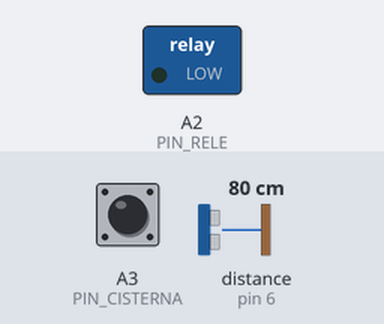
A sketch run on a simulated Arduino Uno, built with avr-gcc and run on an emulated ATmega328P. On the bench: switched loads named in the sketch (green lamp = pin HIGH). Wiring (inferred from the names in the program): ultrasonic range finder: trigger pin 7; echo pin 6. The inputs (shaded band) are chosen by the test bench; at power-on: distance to the obstacle (sensor on pin 6) 80 cm, A3 (PIN_CISTERNA) HIGH. The echo pulse lasts 58.3 µs per cm; pins used as bus, display or sensor lines are not drawn; what the sketch prints to the serial monitor is not drawn.

Above: at 1.2 s.
1.3 s: distance to the obstacle (sensor on pin 6) set to 2 cm
4.3 s: A3 (PIN_CISTERNA) pulled LOW for 3.2 s
9.0 s: distance to the obstacle (sensor on pin 6) set to 35 cm
12.0 s: A3 (PIN_CISTERNA) driven LOW
15.0 s: distance to the obstacle (sensor on pin 6) set to 86 cm
17.2 s: distance to the obstacle (sensor on pin 6) set to 93 cm
At 19.3 s:
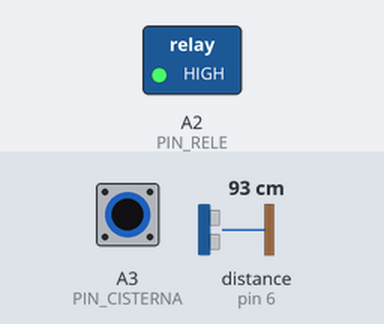
Timing chart, 0 to 39.5 s (numbered marks = the images above; inputs shaded):
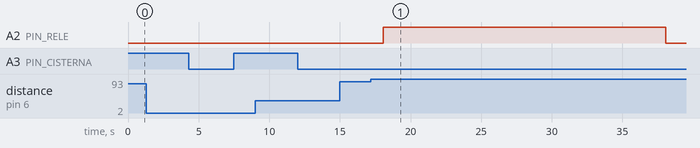

Measured:
- the behaviour switches between 89 and 90 cm on distance to the obstacle (sensor on pin 6) (found by bisection; images 0 and 1)
- after the input at 1.3 s, every drawn part: stays the same
- after the input at 4.3 s, every drawn part: stays the same
- after the input at 9.0 s, every drawn part: stays the same
- after the input at 12.0 s, every drawn part: stays the same
- after the input at 15.0 s, every drawn part: stays the same
- after the input at 17.2 s, A2 (PIN_RELE): LOW → HIGH after 0.87 s, → LOW 20.0 s later

The sketch:

control_llenado.ino
```cpp
/*
 * Sistema de Medición de Nivel de Agua + Control de Llenado
 * ----------------------------------------------------------
 * El Arduino da la orden de llenado cerrando un relé que ocupa el lugar
 * del automático del tanque en el circuito existente de la bomba.
 * Solo da la orden si el automático de la cisterna confirma que hay agua.
 * Además verifica que el nivel del tanque realmente suba.
 *
 * Circuito real (220 V):
 *   Fase -> [Automático cisterna] -> (X) -> [Relé NA] -> Bomba -> Neutro
 *                                     |
 *                          [Detector 220V optoacoplado] -> PIN_CISTERNA
 *
 * En TinkerCAD: 220 V = batería 9 V, automático cisterna = interruptor
 * deslizante, bomba = motor DC, detector = optoacoplador 4N35.
 *
 * Para integrarlo al proyecto existente: copiar las secciones marcadas
 * [CONTROL] y llamar a leerCisterna() y controlLlenado() en loop().
 * Los parámetros del tanque salen de la EEPROM (configuración por teclado).
 */

#define SIMULACION 1   // 1 = tiempos cortos para TinkerCAD, 0 = tiempos reales

// ---------- Pines (ajustar a los que queden libres en su circuito) ----------
const uint8_t PIN_TRIG     = 7;
const uint8_t PIN_ECHO     = 6;
const uint8_t PIN_CISTERNA = A3;  // colector del optoacoplador (LOW = cisterna con agua)
const uint8_t PIN_RELE     = A2;  // base del transistor que maneja la bobina del relé

// ---------- Parámetros del tanque (en el proyecto: leídos de EEPROM) ----------
float dMax      = 110.0;  // cm, sensor -> fondo (tanque vacío)
float dMin      = 10.0;   // cm, sensor -> agua con tanque lleno
float capacidad = 500.0;  // litros

uint8_t umbralCritico   = 10;  // %
uint8_t umbralBajo      = 20;  // %  -> también es el nivel de ENCENDIDO del llenado
uint8_t umbralLleno     = 90;  // %  -> nivel de APAGADO del llenado
const uint8_t HISTERESIS = 2;  // puntos % para las alertas

// ---------- [CONTROL] Tiempos del control de llenado ----------
#if SIMULACION
const unsigned long T_ANTIRREBOTE  = 2000UL;    // cisterna estable antes de aceptar el cambio
const unsigned long T_MIN_APAGADO  = 5000UL;    // anti-ciclado de la bomba
const unsigned long T_VERIFICACION = 20000UL;   // cada cuánto se exige que el nivel suba
const unsigned long T_MAX_LLENADO  = 180000UL;  // corte de seguridad por tiempo
const unsigned long T_REINTENTO    = 30000UL;   // espera tras una falla
#else
const unsigned long T_ANTIRREBOTE  = 3000UL;
const unsigned long T_MIN_APAGADO  = 60000UL;   // 1 min
const unsigned long T_VERIFICACION = 180000UL;  // 3 min
const unsigned long T_MAX_LLENADO  = 2400000UL; // 40 min
const unsigned long T_REINTENTO    = 600000UL;  // 10 min
#endif
const float   SUBIDA_MINIMA  = 2.0;  // puntos % que debe subir en cada T_VERIFICACION
const uint8_t MAX_REINTENTOS = 3;    // fallas seguidas antes de bloquear

const unsigned long T_MUESTRA = 200UL;   // 5 muestras -> 1 medición por segundo
const unsigned long T_ENVIO   = 5000UL;

// ---------- Estado de la medición ----------
float muestras[5];
uint8_t nMuestra = 0;
float distancia = 0, nivel = 0, litros = 0;
bool sensorOk = false;
bool medicionNueva = false;

// ---------- [CONTROL] Estado de la cisterna ----------
bool cisternaConAgua = false;
bool lecturaCisAnterior = false;
unsigned long tCambioCis = 0;

// ---------- [CONTROL] Máquina de estados del llenado ----------
enum EstadoLlenado { REPOSO, ESPERA_CISTERNA, LLENANDO, FALLA, BLOQUEO };
EstadoLlenado estado = REPOSO;
const char* motivoFalla = "-";
unsigned long tApagado = 0, tInicioLlenado = 0, tUltimaVerif = 0, tFalla = 0;
float nivelUltimaVerif = 0;
uint8_t fallasSeguidas = 0;

// ---------- Alertas y envío ----------
enum Alerta { A_OK, A_BAJO, A_CRITICO, A_LLENO, A_SENSOR };
Alerta alerta = A_OK;
bool enviarYa = false;
unsigned long tUltimaMuestra = 0, tUltimoEnvio = 0;

// Prototipos explícitos (evitan errores del IDE con parámetros de tipo enum)
void tomarMuestra();
void leerCisterna();
void controlLlenado();
void cambiarEstado(EstadoLlenado nuevo);
void arrancarBomba();
void detenerBomba(EstadoLlenado siguiente, const char* motivo);
void evaluarAlerta();
void enviarTrama();

// =============================================================
void setup() {
  Serial.begin(9600);
  pinMode(PIN_TRIG, OUTPUT);
  pinMode(PIN_ECHO, INPUT);
  pinMode(PIN_CISTERNA, INPUT_PULLUP);
  pinMode(PIN_RELE, OUTPUT);
  digitalWrite(PIN_RELE, LOW);            // arranca siempre con la bomba sin orden
  tApagado = millis() - T_MIN_APAGADO;    // permite arrancar sin esperar el anti-ciclado
  lecturaCisAnterior = (digitalRead(PIN_CISTERNA) == LOW);
  tCambioCis = millis();
}

void loop() {
  unsigned long ahora = millis();

  if (ahora - tUltimaMuestra >= T_MUESTRA) {
    tUltimaMuestra = ahora;
    tomarMuestra();
  }

  leerCisterna();

  if (medicionNueva) {
    medicionNueva = false;
    evaluarAlerta();
    controlLlenado();
  }

  if (enviarYa || ahora - tUltimoEnvio >= T_ENVIO) {
    enviarTrama();
    enviarYa = false;
    tUltimoEnvio = ahora;
  }
}

// =============================================================
// Medición: 5 muestras, mediana, conversión a % y litros
// =============================================================
float leerDistanciaCm() {
  digitalWrite(PIN_TRIG, LOW);  delayMicroseconds(2);
  digitalWrite(PIN_TRIG, HIGH); delayMicroseconds(10);
  digitalWrite(PIN_TRIG, LOW);
  unsigned long us = pulseIn(PIN_ECHO, HIGH, 30000UL);
  if (us == 0) return -1;       // sin eco
  return us / 58.0;
}

void tomarMuestra() {
  muestras[nMuestra++] = leerDistanciaCm();
  if (nMuestra < 5) return;
  nMuestra = 0;

  // mediana de 5 (ordenamiento por inserción)
  float m[5];
  for (uint8_t i = 0; i < 5; i++) m[i] = muestras[i];
  for (uint8_t i = 1; i < 5; i++) {
    float k = m[i]; int8_t j = i - 1;
    while (j >= 0 && m[j] > k) { m[j + 1] = m[j]; j--; }
    m[j + 1] = k;
  }
  distancia = m[2];

  // fuera de rango = sensor en falla (nunca se llena con una lectura dudosa)
  sensorOk = (distancia > 0) && (distancia <= dMax + 10);
  if (sensorOk) {
    nivel = (dMax - distancia) / (dMax - dMin) * 100.0;
    nivel = constrain(nivel, 0, 100);
    litros = capacidad * nivel / 100.0;
  }
  medicionNueva = true;
}

// =============================================================
// [CONTROL] Lectura del automático de la cisterna con antirrebote
// =============================================================
void leerCisterna() {
  bool lectura = (digitalRead(PIN_CISTERNA) == LOW);  // optoacoplador conduce = hay tensión
  if (lectura != lecturaCisAnterior) {
    lecturaCisAnterior = lectura;
    tCambioCis = millis();
  }
  if (millis() - tCambioCis >= T_ANTIRREBOTE && cisternaConAgua != lectura) {
    cisternaConAgua = lectura;
    enviarYa = true;               // el cambio de cisterna se informa de inmediato
    controlLlenado();              // y se reevalúa el llenado sin esperar la medición
  }
}

// =============================================================
// [CONTROL] Máquina de estados del llenado
// =============================================================
void cambiarEstado(EstadoLlenado nuevo) {
  if (estado != nuevo) { estado = nuevo; enviarYa = true; }
}

void arrancarBomba() {
  digitalWrite(PIN_RELE, HIGH);
  tInicioLlenado = tUltimaVerif = millis();
  nivelUltimaVerif = nivel;
  motivoFalla = "-";
  cambiarEstado(LLENANDO);
}

void detenerBomba(EstadoLlenado siguiente, const char* motivo) {
  digitalWrite(PIN_RELE, LOW);
  tApagado = millis();
  if (siguiente == FALLA) {
    motivoFalla = motivo;
    tFalla = millis();
    fallasSeguidas++;
    if (fallasSeguidas >= MAX_REINTENTOS) siguiente = BLOQUEO;  // requiere reset manual
  }
  cambiarEstado(siguiente);
}

void controlLlenado() {
  unsigned long ahora = millis();
  bool antiCicladoOk = (ahora - tApagado >= T_MIN_APAGADO);

  switch (estado) {
    case REPOSO:
      if (sensorOk && nivel <= umbralBajo && antiCicladoOk) {
        if (cisternaConAgua) arrancarBomba();
        else                 cambiarEstado(ESPERA_CISTERNA);
      }
      break;

    case ESPERA_CISTERNA:
      if (sensorOk && nivel > umbralBajo + HISTERESIS) { cambiarEstado(REPOSO); break; }
      if (sensorOk && cisternaConAgua && antiCicladoOk) arrancarBomba();
      break;

    case LLENANDO:
      if (!sensorOk)            { detenerBomba(FALLA, "SENSOR");     break; }
      if (!cisternaConAgua)     { detenerBomba(ESPERA_CISTERNA, "-"); break; }
      if (nivel >= umbralLleno) { fallasSeguidas = 0; detenerBomba(REPOSO, "-"); break; }
      if (ahora - tInicioLlenado >= T_MAX_LLENADO) { detenerBomba(FALLA, "TIEMPO_MAX"); break; }
      if (ahora - tUltimaVerif >= T_VERIFICACION) {
        if (nivel - nivelUltimaVerif < SUBIDA_MINIMA) { detenerBomba(FALLA, "SIN_CAUDAL"); break; }
        nivelUltimaVerif = nivel;
        tUltimaVerif = ahora;
      }
      break;

    case FALLA:
      if (ahora - tFalla >= T_REINTENTO) cambiarEstado(REPOSO);
      break;

    case BLOQUEO:
      // Se sale con el botón de reset del Arduino
      // (en el proyecto completo, con una tecla del teclado matricial).
      break;
  }
}

// =============================================================
// Alertas de nivel (con histéresis) y trama
// =============================================================
void evaluarAlerta() {
  Alerta nueva = alerta;
  if (!sensorOk) nueva = A_SENSOR;
  else if (nivel < umbralCritico) nueva = A_CRITICO;
  else if (nivel < umbralBajo)    nueva = (alerta == A_CRITICO && nivel < umbralCritico + HISTERESIS) ? A_CRITICO : A_BAJO;
  else if (nivel >= umbralLleno)  nueva = A_LLENO;
  else {
    // zona normal: solo se sale de BAJO/LLENO al alejarse HISTERESIS puntos del umbral
    if (alerta == A_BAJO || alerta == A_CRITICO) nueva = (nivel >= umbralBajo + HISTERESIS) ? A_OK : A_BAJO;
    else if (alerta == A_LLENO)                  nueva = (nivel < umbralLleno - HISTERESIS) ? A_OK : A_LLENO;
    else                                         nueva = A_OK;
  }
  if (nueva != alerta) { alerta = nueva; enviarYa = true; }
}

const char* txtAlerta() {
  switch (alerta) {
    case A_BAJO: return "BAJO"; case A_CRITICO: return "CRITICO";
    case A_LLENO: return "LLENO"; case A_SENSOR: return "FALLA_SENSOR";
    default: return "OK";
  }
}

const char* txtEstado() {
  switch (estado) {
    case ESPERA_CISTERNA: return "ESPERA_CISTERNA"; case LLENANDO: return "LLENANDO";
    case FALLA: return "FALLA"; case BLOQUEO: return "BLOQUEO";
    default: return "REPOSO";
  }
}

void enviarTrama() {
  Serial.print(F("{\"id\":\"T1\",\"nivel\":"));  Serial.print((int)nivel);
  Serial.print(F(",\"litros\":"));               Serial.print((int)litros);
  Serial.print(F(",\"dist_cm\":"));              Serial.print((int)distancia);
  Serial.print(F(",\"alerta\":\""));             Serial.print(txtAlerta());
  Serial.print(F("\",\"cisterna\":\""));         Serial.print(cisternaConAgua ? "CON_AGUA" : "VACIA");
  Serial.print(F("\",\"bomba\":\""));            Serial.print(digitalRead(PIN_RELE) ? "ON" : "OFF");
  Serial.print(F("\",\"llenado\":\""));          Serial.print(txtEstado());
  Serial.print(F("\",\"falla\":\""));            Serial.print(motivoFalla);
  Serial.println(F("\"}"));
}
```
